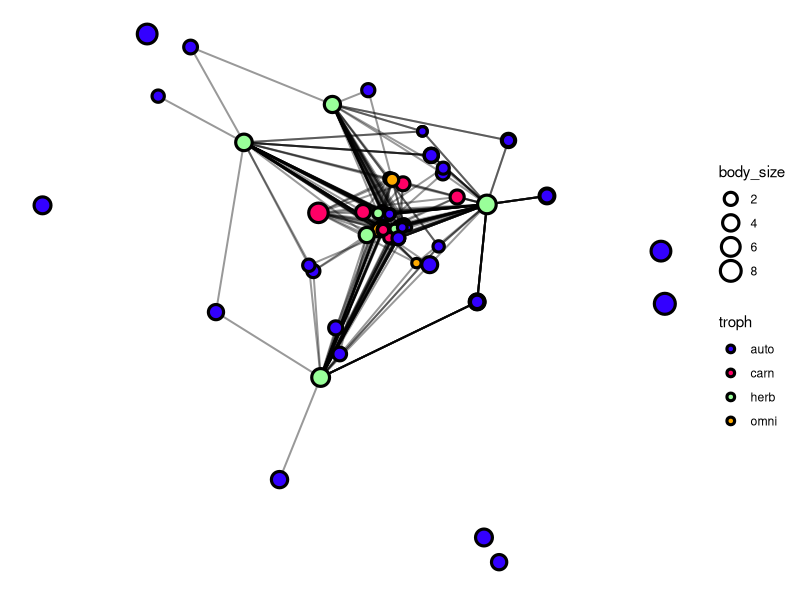
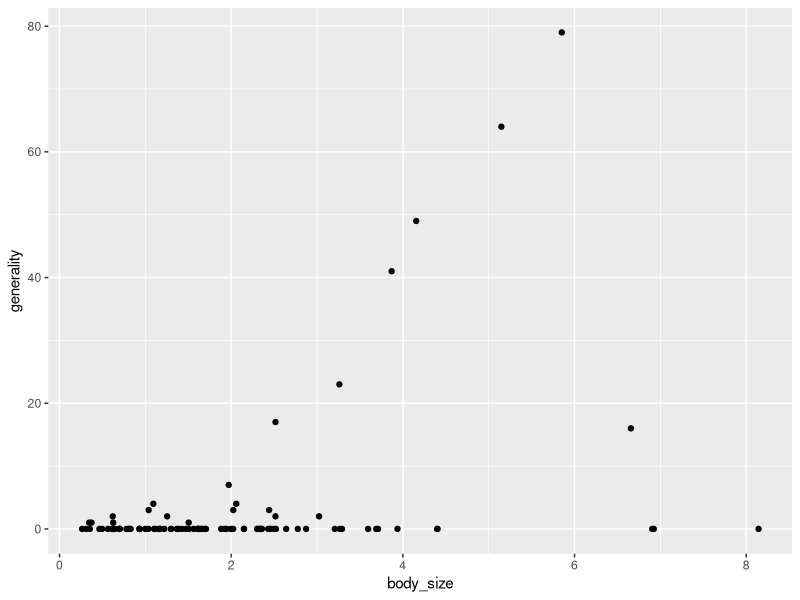
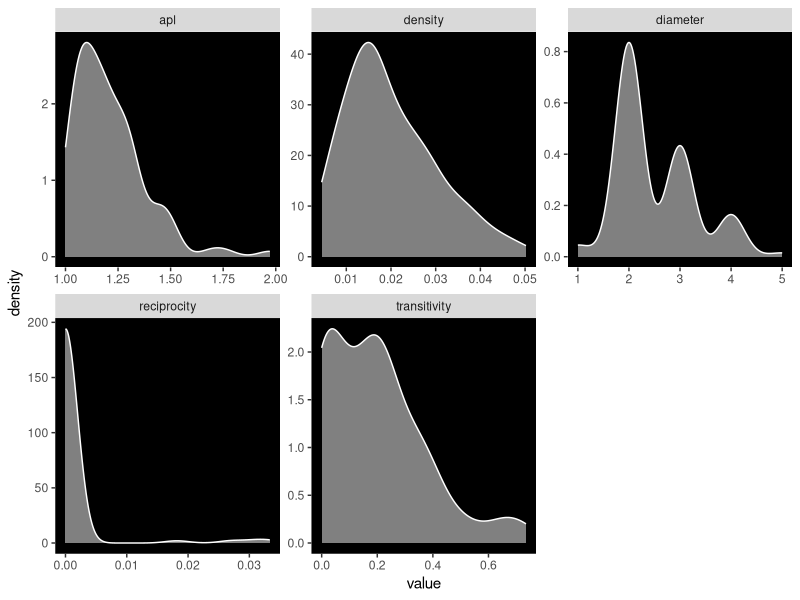
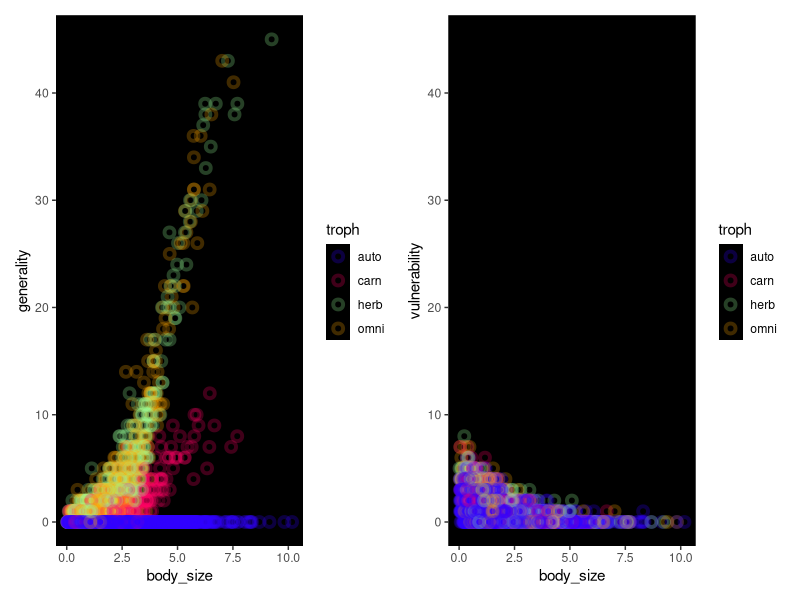
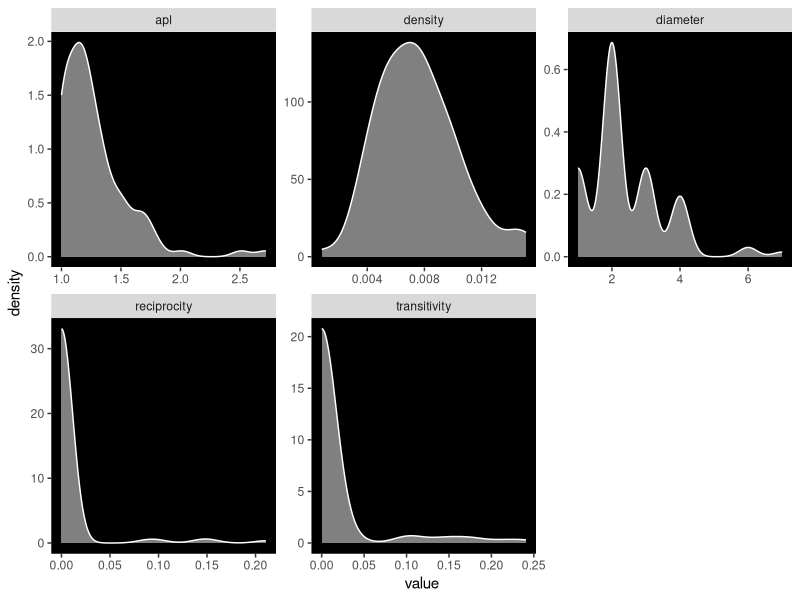
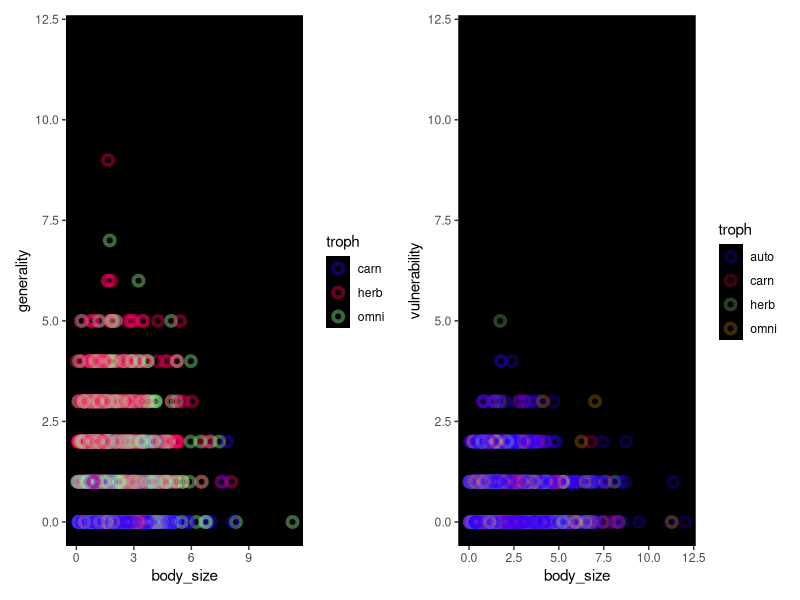
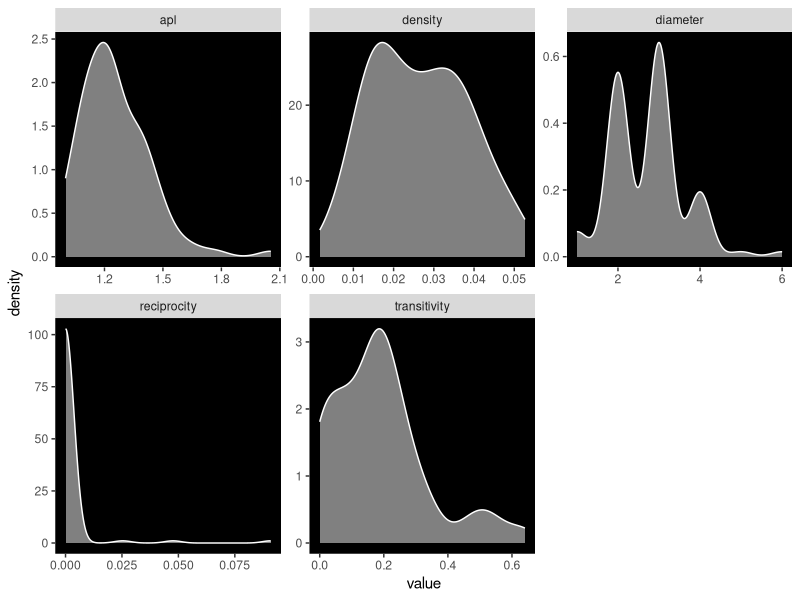
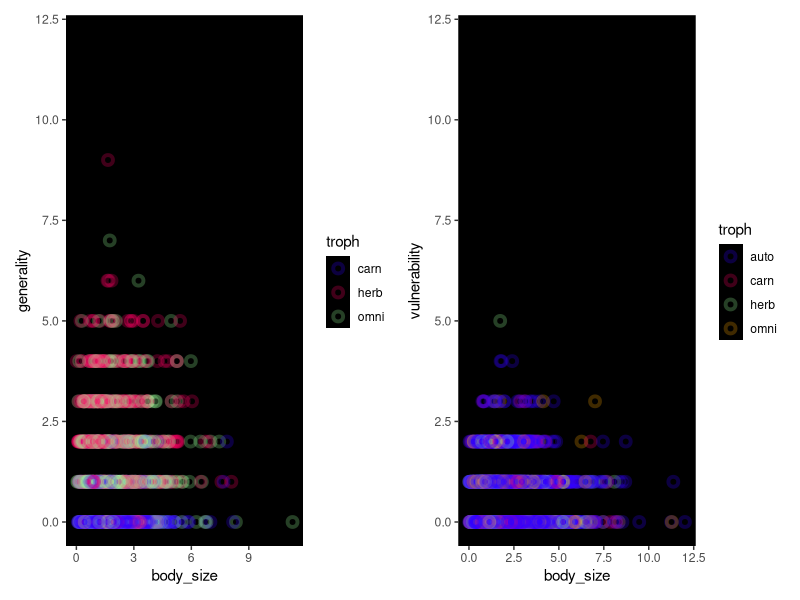

R code for these plots, in order:
# plot stuff
library(tidyverse)
library(patchwork)

# network stuff
library(tidygraph)
library(ggraph)
library(igraph)

# link functions 
logit = function(x) exp(x) / (1+exp(x))
inv_logit = function(x) { exp(x) / (1 + exp(x)) }

set.seed(7)

df_theme =   
    theme(plot.background = element_rect(fill='white'), 
          panel.background = element_rect(fill='black'), 
          panel.grid = element_blank())

# testing ----
N = 25

# create species attributes 
d = data.frame(
    species = 1:N, 
    troph = sample( c('c','o','h','a'), size = N, replace = TRUE, prob = c(0.3,0.05,0.25,0.4) ), 
    body_size = rgamma(N, shape = 2)
)
d

# create and tidy trophic links 
g = expand.grid(1:N, 1:N)
g = merge(g, d, by.x = 'Var1', by.y = 'species')
g = merge(g, d, by.x = 'Var2', by.y = 'species')

# merging leads to function orders of columns, rename carefully 
colnames(g) = c('prey','pred','troph_pred','body_size_pred', 'troph_prey', 'body_size_prey')

# tidy it up 
g = g %>% 
    arrange(pred,prey) %>%
    mutate(dyad = 1:nrow(g)) %>%
    select(pred, prey, dyad, troph_pred, troph_prey, body_size_pred, body_size_prey) 
g

# calculate body size differences 
g$body_size_diff = (g$body_size_pred - g$body_size_prey)+0.1 

# carnivores 
g$carnivory = ifelse(g$troph_pred == 'c' & !g$troph_prey == 'p', 1, 0)

# omnivores 
g$omnivory = ifelse(g$troph_pred == 'o' , 1, 0)

# herbivory 
g$herbivory = ifelse(g$troph_pred == 'h' & g$troph_prey == 'p'  , 1, 0)








g$p = logit( 1 + log( exp( g$body_size_diff )^1.5 ) + 0.5*g$carnivory + 0.5*g$omnivory + 0.5*g$herbivory )
g$consumption = rbinom( nrow(g), size=1, prob = g$p ) 
g[ g$troph_pred == 'a' , 'consumption' ] = 0
g[ g$troph_pred == 'c' & g$troph_prey == 'a' , "consumption"] = 0
g

# functionalized food web simulation ----

# key
# - N: number of species
# - seed: reproducibility
# - weights: samples weights for carnivore, ominovore, herbivore, and autotrophs

sim_FW = function( N , 
                   seed = 777 ,  
                   weights = c(0.3, 0.05, 0.25, 0.4) , 
                   shape = 2 , 
                   model = 'allometric' , 
                   base_rate = -2 , 
                   alpha , 
                   bC , 
                   bO ,  
                   bH ) {
    
    set.seed(seed)
    # trophic levels 
    trophs = c('carn','omni','herb','auto')
    
    if ( length(weights) != length(trophs)) { print('Error: length of probability vector must equal 4.') } else {
        
        # create species attributes 
        d = data.frame(
            species = 1:N, 
            troph = sample( trophs, size = N, replace = TRUE, prob = weights ), 
            body_size = rgamma(N, shape = shape)
        ) 
    }
    
    # create and tidy trophic links 
    g = expand.grid(1:N, 1:N)
    g = merge(g, d, by.x = 'Var1', by.y = 'species')
    g = merge(g, d, by.x = 'Var2', by.y = 'species')
    
    # merging leads to function orders of columns, rename carefully 
    colnames(g) = c('prey','pred','troph_pred','body_size_pred', 'troph_prey', 'body_size_prey')
    
    # tidy it up 
    g = g %>% 
        arrange(pred,prey) %>%
        mutate(dyad = 1:nrow(g)) %>%
        select(pred, prey, dyad, troph_pred, troph_prey, body_size_pred, body_size_prey)
    
    # calculate body size differences 
    g$body_size_diff = (g$body_size_pred - g$body_size_prey )  + 0.1
    
    # carnivores 
    g$carnivory = ifelse(g$troph_pred == 'carn' & !g$troph_prey == 'auto', 1, 0)
    
    # omnivores 
    g$omnivory = ifelse(g$troph_pred == 'omni' , 1, 0)
    
    # herbivory 
    g$herbivory = ifelse(g$troph_pred == 'herb' & g$troph_prey == 'auto'  , 1, 0)
    
    # compute probabilities 
    # impossible trophic interactions are set to 0 (e.g, a carnivore browsing on grass)
    
    if( model == 'allometric') { 
        
        g$p = logit( base_rate + log( exp( g$body_size_diff )^alpha )  )
        g$consumption = rbinom( nrow(g), size=1, prob = g$p ) 
        g[ g$troph_pred == 'auto' , 'consumption' ] = 0
        g[ g$troph_pred == 'carn' & g$troph_prey == 'auto' , "consumption"] = 0
        
        
    } else if( model == 'dietary' ) {
        
        g$p = logit( base_rate + bC*g$carnivory + bO*g$omnivory + bH*g$herbivory )
        g$consumption = rbinom( nrow(g), size=1, prob = g$p ) 
        g[ g$troph_pred == 'auto' , 'consumption' ] = 0
        g[ g$troph_pred == 'carn' & g$troph_prey == 'auto' , "consumption"] = 0
        
        
    } else if( model == 'combined' ) {
        
        g$p = logit( base_rate + log( exp( g$body_size_diff )^alpha ) + bC*g$carnivory + bO*g$omnivory + bH*g$herbivory )
        g$consumption = rbinom( nrow(g), size=1, prob = g$p ) 
        g[ g$troph_pred == 'auto' , 'consumption' ] = 0
        g[ g$troph_pred == 'carn' & g$troph_prey == 'auto' , "consumption"] = 0
        
        
    }
    
    el = g[ g$consumption == 1 ,c('pred','prey','consumption','p','body_size_diff') ] 
    ig = graph.data.frame( el, directed = T, vertices = d)

    d$generality = graph.strength(ig, mode = 'out')
    d$vulnerability = graph.strength(ig, mode = 'in')
    
    d$outcore = graph.coreness(ig, mode = 'out')
    d$incore = graph.coreness(ig, mode = 'in')
    
    list(d,g,ig)

}





# test plots ----
sim1 = sim_FW(N = 100, weights = c(0.1,0.1,0.1,0.7), seed = NULL,
              alpha = 1.13, base_rate = -3, model = 'allometric' )


sim1[[2]] %>% 
    filter(troph_pred == 'carn' & troph_prey == 'auto') %>%
    select(consumption) %>%
    summarise(s = unique(consumption))


el = sim1[[2]] %>% 
    select(pred, prey, body_size_diff, consumption ) %>%
    filter(consumption == 1) 

ig = graph.data.frame(el, directed = T, vertices = sim1[[1]])


ig %>%
    as_tbl_graph() %>%
    ggraph('mds') + 
    geom_edge_link(color='#00000066', width=0.681) + 
    geom_node_point(aes(fill=troph, size=body_size), shape=21, stroke = 1.618) + 
    theme(plot.background = element_rect(fill='white'), 
          panel.background = element_rect(fill='white')) + 
    scale_fill_manual(values = c('#3300ff','#ff0066','#99ff99','#ffaa00'))


#description 

tibble(generality = graph.strength(ig, mode = 'out'), 
       troph = V(ig)$troph, 
       body_size = V(ig)$body_size ) %>%
    filter(!troph == 'a') %>%
    ggplot() + geom_point(aes(x=body_size, y=generality))




######### ALLOMETRIC MODEL ----
N_iter = 100
sims = replicate( n=N_iter, simplify = 'array',
                  expr =  sim_FW(N=50, weights = c(0.1,0.1,0.1,0.7), seed = NULL,
                                 alpha = 1.13, base_rate = -4, model = 'allometric' ) )

#sims[1,][[1]][,"iter"] = 1

# assign iteration ids 
for(i in 1:N_iter) { for(j in 1:2)  { sims[j,][[i]][, "iter" ] = i } }

# combine tables
sim_df = bind_rows( t(sims)[,1] )
sim_dy = bind_rows( t(sims)[,2] )

# summarise graphs 
ig_sims = sims[3,]


lapply(ig_sims, igraph::transitivity, type = 'average')


sims_sum = data.frame(
    iter = 1:N_iter,
    model = 'allometric',
    vertices = unlist(lapply(ig_sims, vcount)), 
    edges = unlist(lapply(ig_sims, ecount)), 
    density = unlist(lapply(ig_sims, graph.density)), 
    apl = unlist(lapply(ig_sims, average.path.length)), 
    reciprocity = unlist(lapply(ig_sims, reciprocity)), 
    diameter = unlist(lapply(ig_sims, igraph:::diameter)), 
    transitivity = unlist(lapply(ig_sims, igraph::transitivity, type = 'average'))
    
)

sims_sum %>%
    select(density:transitivity) %>%
    gather() %>%
    ggplot(aes(x=value)) + geom_density(color='white', fill='white', alpha=0.5) +
    facet_wrap(~key, scale='free') + 
    df_theme



sim_df %>%
    #filter(!troph == 'auto') %>%
    ggplot(aes(x=body_size, y=generality)) + 
    df_theme + 
    geom_point(aes(color=troph), size=2, stroke=2, alpha=0.25, shape=21 )  +
    scale_color_manual(values = c('#3300ff','#ff0066','#99ff99','#ffaa00')) + 
    ylim(c(0,45)) + 

sim_df %>%
    #filter(!troph == 'auto') %>%
    ggplot(aes(x=body_size, y=vulnerability)) +
    df_theme + 
    geom_point(aes(color=troph), size=2, stroke=2, alpha=0.25, shape=21 )  +
    scale_color_manual(values = c('#3300ff','#ff0066','#99ff99','#ffaa00')) + 
    ylim(c(0,45)) 



######### DIETARY MODEL ----
N_iter = 100
diet_sims = replicate( n=N_iter, simplify = 'array',
                  expr =  sim_FW(N=50, model = 'dietary', weights = c(0.1,0.1,0.1,0.7), seed = NULL,
                                 base_rate = -4, bC=0.25, bO=0.5, bH=1 ) )

#diet_sims[1,][[1]][,"iter"] = 1

# assign iteration ids 
for(i in 1:N_iter) { for(j in 1:2)  { diet_sims[j,][[i]][, "iter" ] = i } }

diet_df = bind_rows( t(diet_sims)[,1] )
diet_dy = bind_rows( t(diet_sims)[,2] )

ig_diet = diet_sims[3,]


diet_sum = data.frame(
    iter = 1:N_iter,
    model = 'dietary',
    vertices = unlist(lapply(ig_diet, vcount)), 
    edges = unlist(lapply(ig_diet, ecount)), 
    density = unlist(lapply(ig_diet, graph.density)), 
    apl = unlist(lapply(ig_diet, average.path.length)), 
    reciprocity = unlist(lapply(ig_diet, reciprocity)), 
    diameter = unlist(lapply(ig_diet, igraph:::diameter)), 
    transitivity = unlist(lapply(ig_diet, igraph::transitivity, type = 'average'))
    
)

diet_sum %>%
    select(density:transitivity) %>%
    gather() %>%
    ggplot(aes(x=value)) + geom_density(color='white', fill='white', alpha=0.5) +
    facet_wrap(~key, scale='free') + 
    df_theme


diet_df %>%
    filter(!troph == 'auto') %>%
    ggplot(aes(x=body_size, y=generality)) + 
    geom_point(aes(color=troph), size=2, stroke=2, alpha=0.2, shape=21 ) + 
    df_theme + 
    geom_point(aes(color=troph), size=2, stroke=2, alpha=0.25, shape=21 )  +
    scale_color_manual(values = c('#3300ff','#ff0066','#99ff99','#ffaa00')) + 
    ylim(c(0,12)) +
    
    diet_df %>%
    #filter(!troph == 'auto') %>%
    ggplot(aes(x=body_size, y=vulnerability)) + 
    df_theme + 
    geom_point(aes(color=troph), size=2, stroke=2, alpha=0.25, shape=21 )  +
    scale_color_manual(values = c('#3300ff','#ff0066','#99ff99','#ffaa00')) + 
    ylim(c(0,12)) 

######### COMBINED MODEL ----
N_iter = 100
comb_sims = replicate( n=N_iter, simplify = 'array',
                       expr =  sim_FW(N=50, model = 'combined', weights = c(0.1,0.1,0.1,0.7), seed = NULL,
                                      base_rate = -4, alpha=1.15,  bC=0.25, bO=0.5, bH=1 ) )

#diet_sims[1,][[1]][,"iter"] = 1

# assign iteration ids 
for(i in 1:N_iter) { for(j in 1:2)  { diet_sims[j,][[i]][, "iter" ] = i } }

comb_df = bind_rows( t(diet_sims)[,1] )
comb_dy = bind_rows( t(diet_sims)[,2] )

ig_comb = comb_sims[3,]


diet_sum = data.frame(
    iter = 1:N_iter,
    model = 'dietary',
    vertices = unlist(lapply(ig_comb, vcount)), 
    edges = unlist(lapply(ig_comb, ecount)), 
    density = unlist(lapply(ig_comb, graph.density)), 
    apl = unlist(lapply(ig_comb, average.path.length)), 
    reciprocity = unlist(lapply(ig_comb, reciprocity)), 
    diameter = unlist(lapply(ig_comb, igraph:::diameter)), 
    transitivity = unlist(lapply(ig_comb, igraph::transitivity, type = 'average'))
    
)

diet_sum %>%
    select(density:transitivity) %>%
    gather() %>%
    ggplot(aes(x=value)) + geom_density(color='white', fill='white', alpha=0.5) +
    facet_wrap(~key, scale='free') + 
    df_theme


comb_df %>%
    filter(!troph == 'auto') %>%
    ggplot(aes(x=body_size, y=generality)) + 
    df_theme + 
    geom_point(aes(color=troph), size=2, stroke=2, alpha=0.25, shape=21 )  +
    scale_color_manual(values = c('#3300ff','#ff0066','#99ff99','#ffaa00')) + 
    ylim(c(0,12)) + 
    
    comb_df %>%
    #filter(!troph == 'auto') %>%
    ggplot(aes(x=body_size, y=vulnerability)) + 
    df_theme + 
    geom_point(aes(color=troph), size=2, stroke=2, alpha=0.25, shape=21 )  +
    scale_color_manual(values = c('#3300ff','#ff0066','#99ff99','#ffaa00')) + 
    ylim(c(0,12)) 



#plot( seq(-2,2, length=9), log(exp(seq(-2,2, length=9))^1), xlim = c(-2,2), ylim = c(-3,3), type='l' )
#lines( seq(-2,2, length=9), log(exp(seq(-2,2, length=9))^1.5), xlim = c(-2,2), ylim = c(-3,3), type='l', col='red')
#lines( seq(-2,2, length=9), log(exp(seq(-2,2, length=9))^0.5), xlim = c(-2,2), ylim = c(-3,3), type='l', col='blue')
#
#
#plot( seq(-2,2, length=9), exp(seq(-2,2, length=9))^1, xlim = c(-2,2), ylim = c(0,3), type='l' )
#lines( seq(-2,2, length=9), exp(seq(-2,2, length=9))^1.5, xlim = c(-2,2), ylim = c(0,3), type='l', col='red')
#lines( seq(-2,2, length=9), exp(seq(-2,2, length=9))^0.5, xlim = c(-2,2), ylim = c(0,3), type='l', col='blue')
